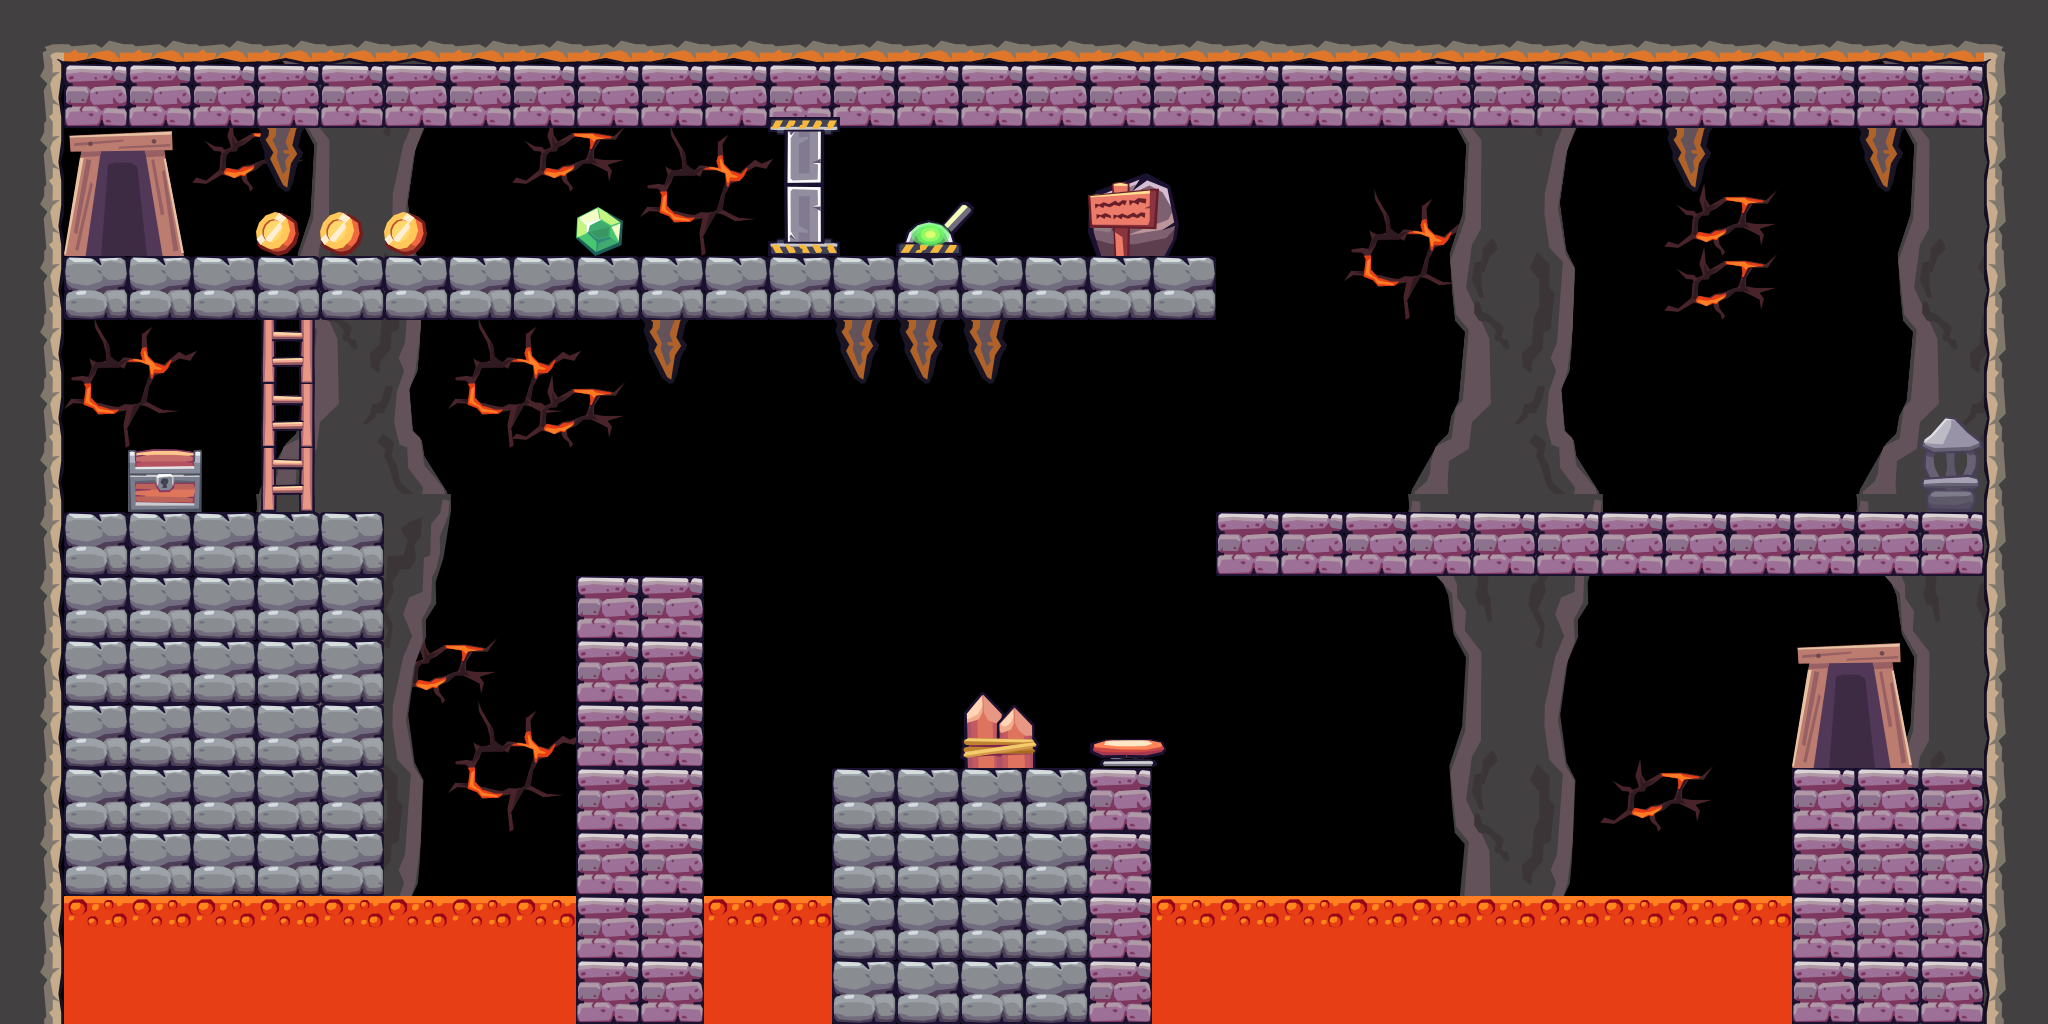

This game map was drawn from its Tiled (.tmx) file and the tilesets committed beside it. A one-line description and the trimmed map source follow:
An orthogonal 32x16 tile map with 64x64 px tiles, 2 tile layers (B, L).

<map version="1.2" tiledversion="2019.05.08" orientation="orthogonal" renderorder="right-down" width="32" height="16" tilewidth="64" tileheight="64" infinite="0" nextlayerid="4" nextobjectid="1">
 <tileset firstgid="1" name="LaveCave" tilewidth="195" tileheight="530" tilecount="61" columns="0">
  <grid orientation="orthogonal" width="1" height="1" />
  <tile id="0">
   <image width="64" height="64" source="LavaCave/png1x/tiles/tile-1.png" />
  </tile>
  <tile id="1">
   <image width="64" height="64" source="LavaCave/png1x/tiles/tile-2.png" />
  </tile>
  <tile id="2">
   <image width="64" height="64" source="LavaCave/png1x/tiles/tile-3.png" />
  </tile>
  <tile id="3">
   <image width="64" height="64" source="LavaCave/png1x/tiles/tile-4.png" />
  </tile>
  <tile id="4">
   <image width="64" height="64" source="LavaCave/png1x/tiles/tile-5.png" />
  </tile>
  <tile id="5">
   <image width="64" height="64" source="LavaCave/png1x/tiles/tile-6.png" />
  </tile>
  <tile id="6">
   <image width="64" height="64" source="LavaCave/png1x/tiles/tile-7.png" />
  </tile>
  <tile id="7">
   <image width="64" height="64" source="LavaCave/png1x/tiles/tile-8.png" />
  </tile>
  <tile id="8">
   <image width="64" height="64" source="LavaCave/png1x/tiles/tile-9.png" />
  </tile>
  <tile id="9">
   <image width="64" height="64" source="LavaCave/png1x/tiles/tile-10.png" />
  </tile>
  <tile id="10">
   <image width="64" height="64" source="LavaCave/png1x/tiles/tile-11.png" />
  </tile>
  <tile id="11">
   <image width="64" height="64" source="LavaCave/png1x/tiles/tile-12.png" />
  </tile>
  <tile id="12">
   <image width="64" height="64" source="LavaCave/png1x/tiles/tile-13.png" />
  </tile>
  <tile id="13">
   <image width="64" height="64" source="LavaCave/png1x/tiles/tile-14.png" />
  </tile>
  <tile id="14">
   <image width="64" height="64" source="LavaCave/png1x/tiles/tile-15.png" />
  </tile>
  <tile id="15">
   <image width="64" height="64" source="LavaCave/png1x/tiles/tile-16.png" />
  </tile>
  <tile id="16">
   <image width="64" height="64" source="LavaCave/png1x/tiles/tile-17.png" />
  </tile>
  <tile id="17">
   <image width="64" height="64" source="LavaCave/png1x/tiles/tile-18.png" />
  </tile>
  <tile id="18">
   <image width="64" height="64" source="LavaCave/png1x/tiles/tile-19.png" />
  </tile>
  <tile id="19">
   <image width="64" height="64" source="LavaCave/png1x/tiles/tile-20.png" />
  </tile>
  <tile id="20">
   <image width="64" height="64" source="LavaCave/png1x/tiles/tile-21.png" />
  </tile>
  <tile id="21">
   <image width="64" height="64" source="LavaCave/png1x/tiles/tile-22.png" />
  </tile>
  <tile id="22">
   <image width="64" height="64" source="LavaCave/png1x/tiles/tile-23.png" />
  </tile>
  <tile id="23">
   <image width="64" height="64" source="LavaCave/png1x/tiles/tile-24.png" />
  </tile>
  <tile id="24">
   <image width="64" height="64" source="LavaCave/png1x/tiles/tile-25.png" />
  </tile>
  <tile id="25">
   <image width="64" height="64" source="LavaCave/png1x/tiles/tile-26.png" />
  </tile>
  <tile id="26">
   <image width="67" height="75" source="LavaCave/png1x/objects/barrel.png" />
  </tile>
  <tile id="27">
   <image width="79" height="76" source="LavaCave/png1x/objects/barricade.png" />
  </tile>
  <tile id="28">
   <image width="91" height="83" source="LavaCave/png1x/objects/boulder.png" />
  </tile>
  <tile id="29">
   <image width="74" height="76" source="LavaCave/png1x/objects/chest-1.png" />
  </tile>
  <tile id="30">
   <image width="73" height="76" source="LavaCave/png1x/objects/chest-2.png" />
  </tile>
  <tile id="31">
   <image width="113" height="73" source="LavaCave/png1x/objects/crack-1.png" />
  </tile>
  <tile id="32">
   <image width="133" height="131" source="LavaCave/png1x/objects/crack-2.png" />
  </tile>
  <tile id="33">
   <image width="64" height="65" source="LavaCave/png1x/objects/crate.png" />
  </tile>
  <tile id="34">
   <image width="120" height="125" source="LavaCave/png1x/objects/door-1.png" />
  </tile>
  <tile id="35">
   <image width="120" height="125" source="LavaCave/png1x/objects/door-2.png" />
  </tile>
  <tile id="36">
   <image width="86" height="27" source="LavaCave/png1x/objects/elevator.png" />
  </tile>
  <tile id="37">
   <image width="72" height="139" source="LavaCave/png1x/objects/gate-1.png" />
  </tile>
  <tile id="38">
   <image width="72" height="139" source="LavaCave/png1x/objects/gate-2.png" />
  </tile>
  <tile id="39">
   <image width="72" height="139" source="LavaCave/png1x/objects/gate-3.png" />
  </tile>
  <tile id="40">
   <image width="72" height="139" source="LavaCave/png1x/objects/gate-4.png" />
  </tile>
  <tile id="41">
   <image width="41" height="46" source="LavaCave/png1x/objects/item-apple.png" />
  </tile>
  <tile id="42">
   <image width="43" height="44" source="LavaCave/png1x/objects/item-coin.png" />
  </tile>
  <tile id="43">
   <image width="44" height="49" source="LavaCave/png1x/objects/item-gem-1.png" />
  </tile>
  <tile id="44">
   <image width="47" height="49" source="LavaCave/png1x/objects/item-gem-2.png" />
  </tile>
  <tile id="45">
   <image width="60" height="50" source="LavaCave/png1x/objects/item-key.png" />
  </tile>
  <tile id="46">
   <image width="54" height="48" source="LavaCave/png1x/objects/item-meat.png" />
  </tile>
  <tile id="47">
   <image width="45" height="48" source="LavaCave/png1x/objects/item-orange.png" />
  </tile>
  <tile id="48">
   <image width="55" height="49" source="LavaCave/png1x/objects/item-star.png" />
  </tile>
  <tile id="49">
   <image width="195" height="530" source="LavaCave/png1x/objects/pillar.png" />
  </tile>
  <tile id="50">
   <image width="124" height="115" source="LavaCave/png1x/objects/portal.png" />
  </tile>
  <tile id="51">
   <image width="84" height="86" source="LavaCave/png1x/objects/saw.png" />
  </tile>
  <tile id="52">
   <image width="63" height="95" source="LavaCave/png1x/objects/shrine-1.png" />
  </tile>
  <tile id="53">
   <image width="63" height="95" source="LavaCave/png1x/objects/shrine-2.png" />
  </tile>
  <tile id="54">
   <image width="71" height="74" source="LavaCave/png1x/objects/sign.png" />
  </tile>
  <tile id="55">
   <image width="80" height="70" source="LavaCave/png1x/objects/spring-1.png" />
  </tile>
  <tile id="56">
   <image width="80" height="70" source="LavaCave/png1x/objects/spring-2.png" />
  </tile>
  <tile id="57">
   <image width="80" height="70" source="LavaCave/png1x/objects/spring-3.png" />
  </tile>
  <tile id="58">
   <image width="54" height="80" source="LavaCave/png1x/objects/stalactite.png" />
  </tile>
  <tile id="59">
   <image width="76" height="54" source="LavaCave/png1x/objects/switch-1.png" />
  </tile>
  <tile id="60">
   <image width="78" height="54" source="LavaCave/png1x/objects/switch-2.png" />
  </tile>
 </tileset>
 <layer id="3" name="B" width="32" height="16">
  <data>[512 cells, 39 non-empty, 8 distinct tile ids]</data>
 </layer>
 <layer id="2" name="L" width="32" height="16">
  <data>[512 cells, 250 non-empty, 18 distinct tile ids]</data>
 </layer>
</map>
